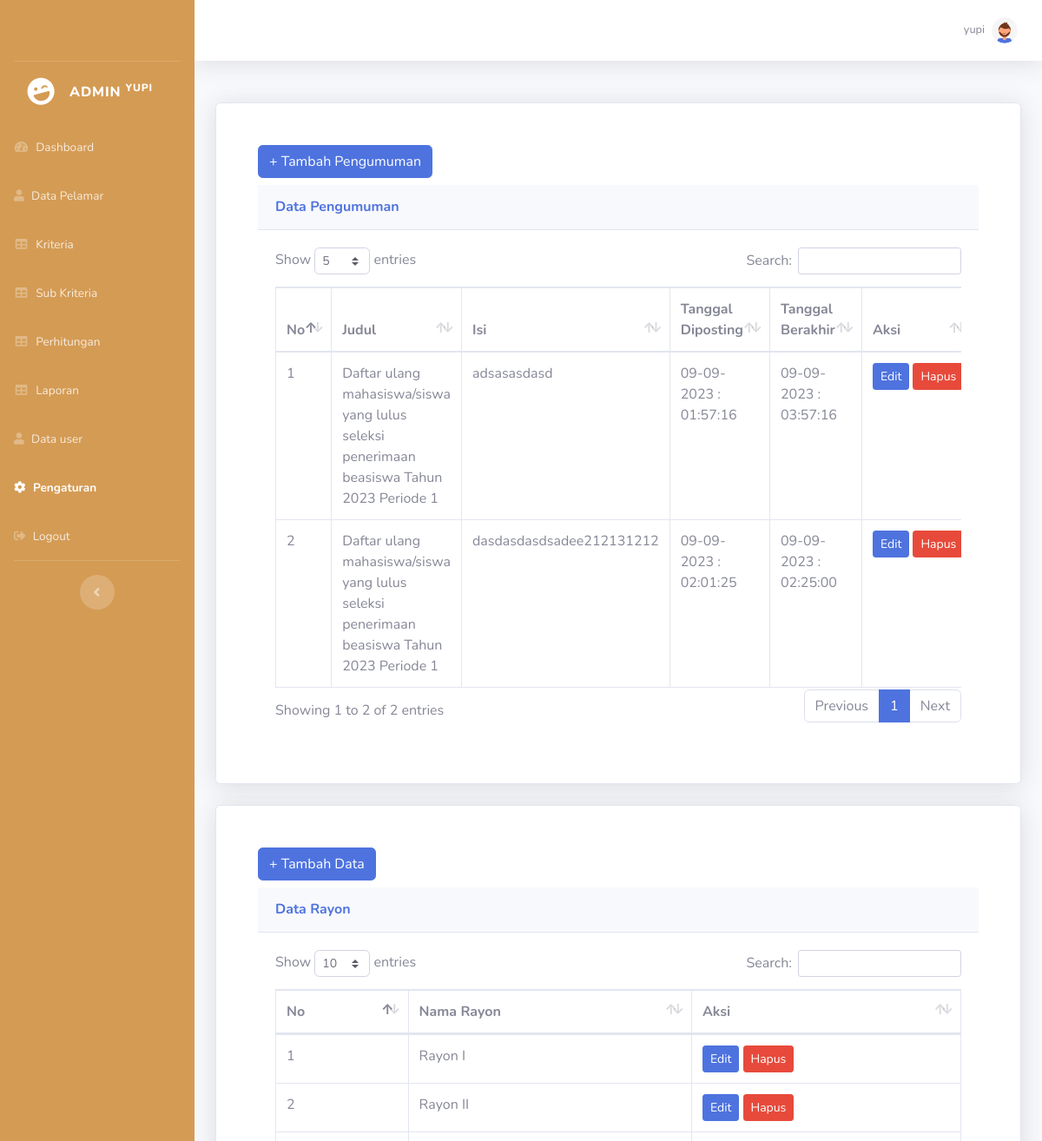
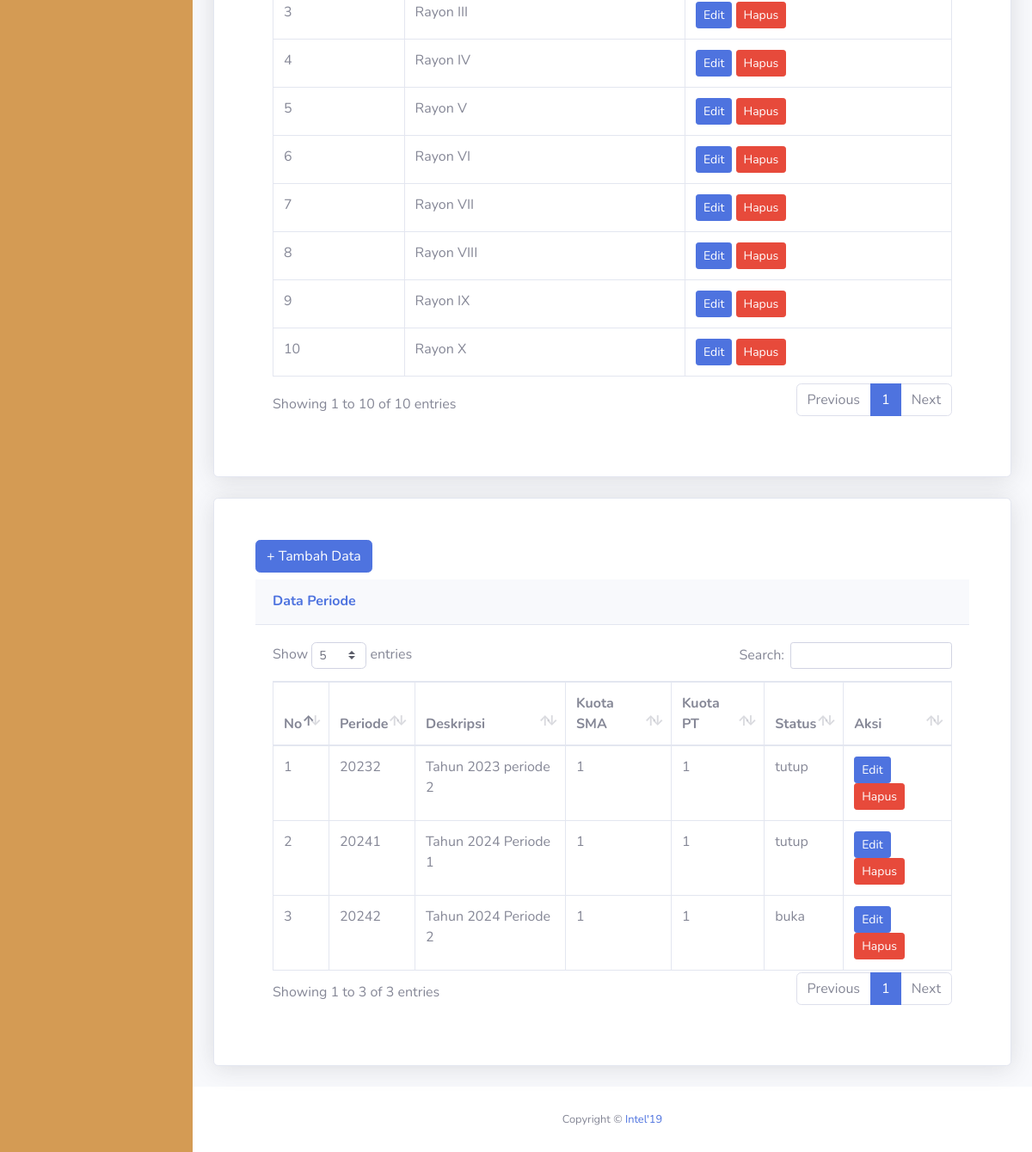
The page /admin/setting.php (signed in) on the database its author committed (2 pictures, top to bottom).
### tables this page shows
CREATE TABLE `pengumuman` (
  `id_pengumuman` int(11) NOT NULL,
  `judul` varchar(255) NOT NULL,
  `isi_pengumuman` text NOT NULL,
  `tanggal_posting` timestamp NOT NULL DEFAULT current_timestamp(),
  `tanggal_berakhir` timestamp NOT NULL DEFAULT current_timestamp()
);

CREATE TABLE `rayon` (
  `id_rayon` int(11) NOT NULL,
  `nama_rayon` varchar(100) NOT NULL
);

CREATE TABLE `periode` (
  `id_periode` int(11) NOT NULL,
  `nama_periode` varchar(10) NOT NULL,
  `deskripsi` varchar(255) NOT NULL,
  `kuota_sma` int(11) NOT NULL,
  `kuota_pt` int(11) NOT NULL,
  `status` enum('buka','tutup') NOT NULL
);

### config.php (called while the page is built, shortened)
<?php
function connectDatabase()
{
    $conn = new mysqli(DB_HOST, DB_USERNAME, DB_PASSWORD, DB_NAME);
    return $conn;
}
?>

### admin/functions/setting.php (called while the page is built, shortened)
<?php
require_once '../config.php';
class Setting{
    private $db;
    public function __construct()
    {
        $this->db = connectDatabase();
    }
    public function getAllPeriode(){
        return $this->db->query("SELECT * FROM periode");
    }
    public function getRayon(){
        return $this->db->query("SELECT * FROM rayon WHERE nama_rayon!='umum'");
    }
    public function getPengumuman(){
        return $this->db->query("SELECT * FROM pengumuman");
    }
}
$Setting = new Setting();
?>

### admin/setting.php (the view, shortened to what this page needs)
<?php
require_once './header.php';
require_once './functions/setting.php';
$dataRayon = $Setting->getRayon();
$dataAllPeriode = $Setting->getAllPeriode();
$dataPengumuman = $Setting->getPengumuman();
?>
<div class="row">
    <div class="col-lg-12">
        <div class="card shadow mb-4">
            <div class="justify-content-center p-5">
                <button type="button" class="btn mb-2 btn-primary" data-toggle="modal" data-target="#tambahPengumuman">
                    + Tambah Pengumuman
                </button>
                <div class="card-header py-3">
                    <h6 class="m-0 font-weight-bold text-primary">Data Pengumuman</h6>
                </div>
                <div class="card-body">
                    <div class="table-responsive">
                        <table class="table table-bordered" id="pengumuman" width="100%" cellspacing="0">
                            <thead>
                                <tr>
                                    <th>No</th>
                                    <th>Judul</th>
                                    <th>Isi</th>
                                    <th>Tanggal Diposting</th>
                                    <th>Tanggal Berakhir</th>
                                    <th cclass="text-nowrap">Aksi</th>
                                </tr>
                            </thead>
                            <tbody>
                                <?php foreach ($dataPengumuman as $key => $pengumuman):?>
                                <tr>
                                    <td scope="row"><?=$key+1;?></td>
                                    <td><?=$pengumuman['judul'];?></td>
                                    <td><?=$pengumuman['isi_pengumuman'];?></td>
                                    <td><?=date("d-m-Y : H:i:s", strtotime($pengumuman['tanggal_posting']));?></td>
                                    <td><?=date("d-m-Y : H:i:s", strtotime($pengumuman['tanggal_berakhir']));?></td>
                                    <td class="text-nowrap">
                                        <button type="button" class="btn btn-sm btn-primary" data-toggle="modal"
                                            data-target="#editPengumuman<?=$pengumuman['id_pengumuman'];?>">Edit
                                        </button>
                                        <button type="button" class="btn btn-sm btn-danger" data-toggle="modal"
                                            data-target="#hapusPengumuman<?=$pengumuman['id_pengumuman'];?>">Hapus
                                        </button>
                                    </td>
                                </tr>
                                <?php endforeach;?>
                            </tbody>
                        </table>
                    </div>
                </div>
            </div>
        </div>
    </div>
</div>
<div class="row">
    <div class="col-lg-12">
        <div class="card shadow mb-4">
            <div class="justify-content-center p-5">
                <button type="button" class="btn mb-2 btn-primary" data-toggle="modal" data-target="#tambahRayon">
                    + Tambah Data
                </button>
                <div class="card-header py-3">
                    <h6 class="m-0 font-weight-bold text-primary">Data Rayon</h6>
                </div>
                <div class="card-body">
                    <div class="table-responsive">
                        <table class="table table-bordered" id="dataTable" width="100%" cellspacing="0">
                            <thead>
                                <tr>
                                    <th>No</th>
                                    <th>Nama Rayon</th>
                                    <th>Aksi</th>
                                </tr>
                            </thead>
                            <tbody>
                                <?php foreach ($dataRayon as $key => $rayon):?>
                                <tr>
                                    <td scope="row"><?=$key+1;?></td>
                                    <td><?=$rayon['nama_rayon'];?></td>
                                    <td>
                                        <button type="button" class="btn btn-sm btn-primary" data-toggle="modal"
                                            data-target="#editRayon<?=$rayon['id_rayon'];?>">Edit
                                        </button>
                                        <button type="button" class="btn btn-sm btn-danger" data-toggle="modal"
                                            data-target="#hapusRayon<?=$rayon['id_rayon'];?>">Hapus
                                        </button>
                                    </td>
                                </tr>
                                <?php endforeach;?>
                            </tbody>
                        </table>
                    </div>
                </div>
            </div>
        </div>
    </div>
</div>
<div class="row">
    <div class="col-lg-12">
        <div class="card shadow mb-4">
            <div class="justify-content-center p-5">
                <button type="button" class="btn mb-2 btn-primary" data-toggle="modal" data-target="#tambahPeriode">
                    + Tambah Data
                </button>
                <div class="card-header py-3">
                    <h6 class="m-0 font-weight-bold text-primary">Data Periode</h6>
                </div>
                <div class="card-body">
                    <div class="table-responsive">
                        <table class="table table-bordered" id="table" width="100%" cellspacing="0">
                            <thead>
                                <tr>
                                    <th>No</th>
                                    <th>Periode</th>
                                    <th>Deskripsi</th>
                                    <th>Kuota SMA</th>
                                    <th>Kuota PT</th>
                                    <th>Status</th>
                                    <th>Aksi</th>
                                </tr>
                            </thead>
                            <tbody>
                                <?php foreach ($dataAllPeriode as $key => $periode):?>
                                <tr>
                                    <td scope="row"><?=$key+1;?></td>
                                    <td><?=$periode['nama_periode'];?></td>
                                    <td><?=$periode['deskripsi'];?></td>
                                    <td><?=$periode['kuota_sma'];?></td>
                                    <td><?=$periode['kuota_pt'];?></td>
                                    <td><?=$periode['status'];?></td>
                                    <td>
                                        <button type="button" class="btn btn-sm btn-primary" data-toggle="modal"
                                            data-target="#editPeriode<?=$periode['id_periode'];?>">Edit
                                        </button>
                                        <button type="button" class="btn btn-sm btn-danger" data-toggle="modal"
                                            data-target="#hapusPeriode<?=$periode['id_periode'];?>">Hapus
                                        </button>
                                    </td>
                                </tr>
                                <?php endforeach;?>
                            </tbody>
                        </table>
                    </div>
                </div>
            </div>
        </div>
    </div>
</div>
<?php require './footer.php';?>

### rows shown on the page
pengumuman: judul "Daftar ulang mahasiswa/siswa yang lulus seleksi penerimaan beasiswa Tahun 2023 Periode 1", isi_pengumuman "adsasasdasd", tanggal_posting "09-09-2023 : 01:57:16", tanggal_berakhir "09-09-2023 : 03:57:16"
pengumuman: judul "Daftar ulang mahasiswa/siswa yang lulus seleksi penerimaan beasiswa Tahun 2023 Periode 1", isi_pengumuman "dasdasdasdsadee212131212", tanggal_posting "09-09-2023 : 02:01:25", tanggal_berakhir "09-09-2023 : 02:25:00"
rayon: nama_rayon "Rayon I"
rayon: nama_rayon "Rayon II"
rayon: nama_rayon "Rayon III"
rayon: nama_rayon "Rayon IV"
rayon: nama_rayon "Rayon V"
rayon: nama_rayon "Rayon VI"
rayon: nama_rayon "Rayon VII"
rayon: nama_rayon "Rayon VIII"
rayon: nama_rayon "Rayon IX"
rayon: nama_rayon "Rayon X"
periode: nama_periode "20232", deskripsi "Tahun 2023 periode 2", kuota_sma "1", kuota_pt "1", status "tutup"
periode: nama_periode "20241", deskripsi "Tahun 2024 Periode 1", kuota_sma "1", kuota_pt "1", status "tutup"
periode: nama_periode "20242", deskripsi "Tahun 2024 Periode 2", kuota_sma "1", kuota_pt "1", status "buka"

### other values the page prints
$_SESSION['username'] "YUPI"
$_SESSION['username'] "yupi"
